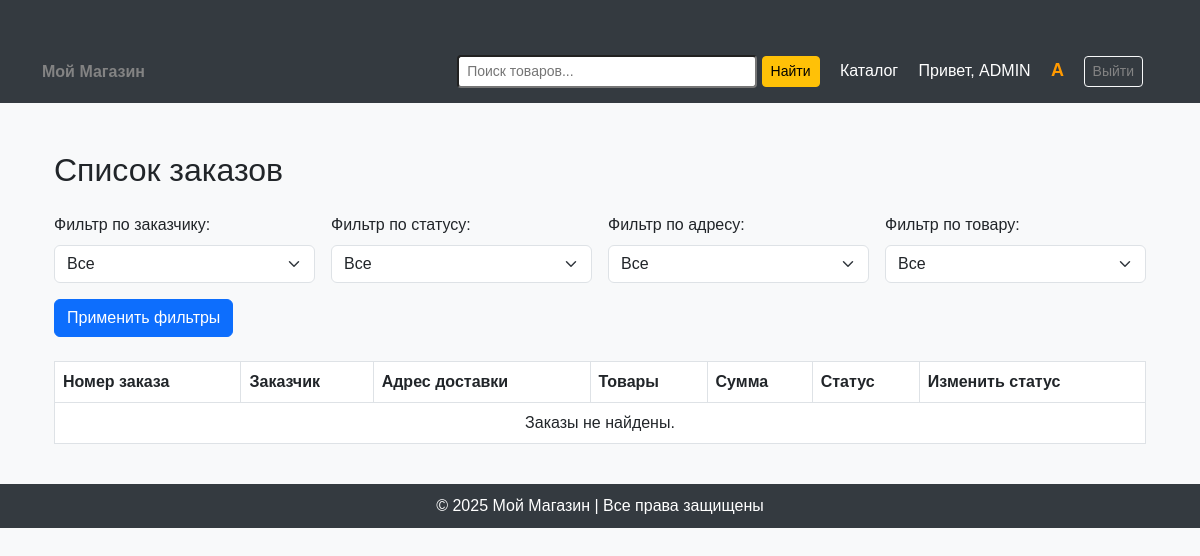
/accounts/view_orders/ (signed in), run on an earlier commit of the app's database.
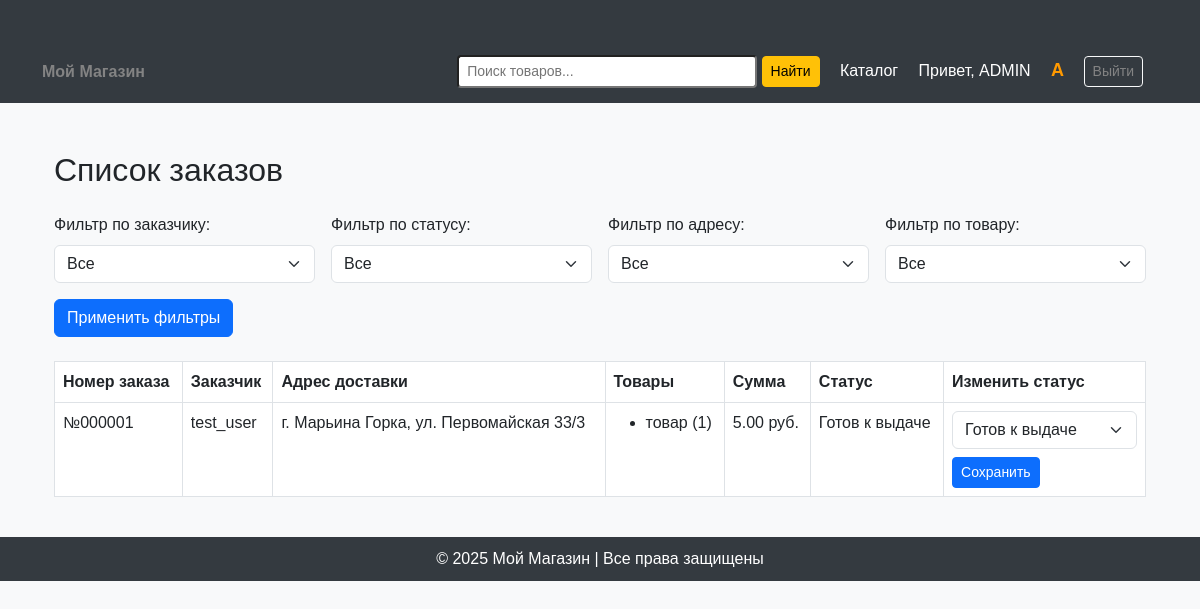
And on a later commit of the database.
### accounts/models.py (models this page shows, shortened)
class Order(models.Model):
    STATUS_CHOICES = [
        ('placed', 'Оформлен'),
        ('on assembly', 'На сборке'),
        ('on the way', 'В пути'),
        ('ready for pickup', 'Готов к выдаче'),
        ('handed over to the courier', 'Передан курьеру'),
    ]
    order_number = models.CharField(max_length=20, unique=True, blank=True, null=True)  # Новый номер заказа
    user = models.ForeignKey(User, on_delete=models.CASCADE)
    delivery_address = models.TextField()
    products = models.ManyToManyField(Product, through='OrderProduct')
    total_price = models.DecimalField(max_digits=10, decimal_places=2)
    order_date = models.DateTimeField(default=timezone.now)
    card_number = models.CharField(max_length=19)
    card_expiry_date = models.CharField(max_length=5)
    cardholder_name = models.CharField(max_length=100)
    cvv = models.CharField(max_length=3, verbose_name="CVV")
    status = models.CharField(max_length=50, choices=STATUS_CHOICES, default='placed')

class OrderProduct(models.Model):
    order = models.ForeignKey(Order, on_delete=models.CASCADE)
    product = models.ForeignKey(Product, on_delete=models.CASCADE)
    quantity = models.PositiveIntegerField()  # Количество товара

class Product(models.Model):
    name = models.CharField(max_length=255, verbose_name="Название")
    price = models.DecimalField(max_digits=10, decimal_places=2, verbose_name="Цена")
    parameter_1 = models.CharField(max_length=255, blank=True, verbose_name="Параметр 1")
    parameter_2 = models.CharField(max_length=255, blank=True, verbose_name="Параметр 2")
    parameter_3 = models.CharField(max_length=255, blank=True, verbose_name="Параметр 3")
    parameter_4 = models.CharField(max_length=255, blank=True, verbose_name="Параметр 4")
    parameter_5 = models.CharField(max_length=255, blank=True, verbose_name="Параметр 5")
    category = models.ForeignKey(Category, on_delete=models.CASCADE, verbose_name="Категория")
    subcategory = models.ForeignKey(Subcategory, on_delete=models.SET_NULL, blank=True, null=True, verbose_name="Подкатегория")  # <-- Добавили
    sku = models.CharField(max_length=50, unique=True, verbose_name="Артикул", blank=True)
    image = models.ImageField(upload_to="product_images/", blank=True, null=True, verbose_name="Изображение")
    description = models.TextField(blank=True, null=True, verbose_name="Описание")
    stock_quantity = models.PositiveIntegerField(default=0, verbose_name="Количество в наличии")
    average_rating = models.DecimalField(max_digits=3, decimal_places=2, default=0.00)

### accounts/views.py (the view, shortened to what this page needs)
# urls.py: path('view_orders/', views.view_orders, name='view_orders'),
@staff_member_required
def view_orders(request):
    orders = Order.objects.prefetch_related('orderproduct_set__product').select_related('user')
    selected_user = request.GET.get('user', 'all')
    selected_status = request.GET.get('status', 'all')
    selected_address = request.GET.get('address', 'all')
    selected_product = request.GET.get('product', 'all')
    if selected_user != 'all':
        orders = orders.filter(user__username=selected_user)
    if selected_status != 'all':
        orders = orders.filter(status=selected_status)
    if selected_address != 'all':
        orders = orders.filter(delivery_address=selected_address)
    if selected_product != 'all':
        orders = orders.filter(orderproduct__product__name=selected_product)
    users = orders.values_list('user__username', flat=True).distinct()
    statuses = Order.STATUS_CHOICES
    addresses = orders.values_list('delivery_address', flat=True).distinct()
    products = Product.objects.filter(orderproduct__order__in=orders).distinct()
    return render(request, 'view_orders.html', {
        'orders': orders,
        'users': users,
        'statuses': statuses,
        'addresses': addresses,
        'products': products,
        'selected_user': selected_user,
        'selected_status': selected_status,
        'selected_address': selected_address,
        'selected_product': selected_product,
    })

### accounts/context_processors.py (called while the page is built)
def notification_counter(request):
    if request.user.is_authenticated:
        count = Notification.objects.filter(user=request.user, is_read=False).count()
        return {'unread_notifications_count': count}
    return {}

### templates/view_orders.html (shortened to what this page needs)
{% extends 'base.html' %}
{% block content %}
<div class="container mt-5">
    <h2 class="mb-4">Список заказов</h2>
    <form method="get" class="row g-3 mb-4">
        <div class="col-md-3">
            <label class="form-label">Фильтр по заказчику:</label>
            <select name="user" class="form-select">
                <option value="all">Все</option>
            </select>
        </div>
        <div class="col-md-3">
            <label class="form-label">Фильтр по статусу:</label>
            <select name="status" class="form-select">
                <option value="all">Все</option>
            </select>
        </div>
        <div class="col-md-3">
            <label class="form-label">Фильтр по адресу:</label>
            <select name="address" class="form-select">
                <option value="all">Все</option>
            </select>
        </div>
        <div class="col-md-3">
            <label class="form-label">Фильтр по товару:</label>
            <select name="product" class="form-select">
                <option value="all">Все</option>
            </select>
        </div>
        <div class="col-12 mt-3">
            <button type="submit" class="btn btn-primary">Применить фильтры</button>
        </div>
    </form>
    <table class="table table-bordered">
        <thead>
            <tr>
                <th>Номер заказа</th>
                <th>Заказчик</th>
                <th>Адрес доставки</th>
                <th>Товары</th>
                <th>Сумма</th>
                <th>Статус</th>
                <th>Изменить статус</th>
            </tr>
        </thead>
        <tbody>
            {% for order in orders %}
            <tr>
                <td>{{ order.order_number }}</td>
                <td>{{ order.user.username }}</td>
                <td>{{ order.delivery_address }}</td>
                <td>
                    <ul class="mb-0">
                        {% for op in order.orderproduct_set.all %}
                            <li>{{ op.product.name }} ({{ op.quantity }})</li>
                        {% endfor %}
                    </ul>
                </td>
                <td>{{ order.total_price }} руб.</td>
                <td>{{ order.get_status_display }}</td>
                <td>
                    <form method="post">
                        <select name="status" class="form-select mb-2">
                            {% for value, label in order.STATUS_CHOICES %}
                                <option value="{{ value }}" {% if value == order.status %}selected{% endif %}>{{ label }}</option>
                            {% endfor %}
                        </select>
                        <button type="submit" class="btn btn-sm btn-primary">Сохранить</button>
                    </form>
                </td>
            </tr>
            {% empty %}
            <tr>
                <td colspan="7" class="text-center">Заказы не найдены.</td>
            </tr>
            {% endfor %}
        </tbody>
    </table>
</div>
{% endblock %}

What changed in the data, as far as the page shows it:
added Order: order_number "№000001", user.username "test_user", delivery_address "г. Марьина Горка, ул. Первомайская 33/3", total_price "5.00", status "Готов к выдаче"
added OrderProduct: product.name "товар", quantity "1"
Also different on the page:
text no longer shown: "Заказы не найдены."
